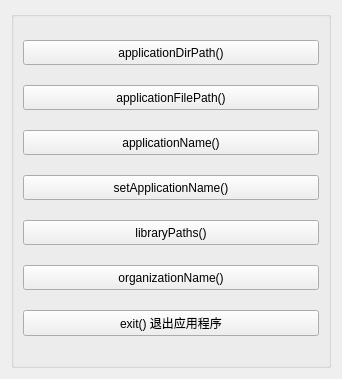
      <widget class="QWidget" name="pageApp">
       <property name="geometry">
        <rect>
         <x>0</x>
         <y>0</y>
         <width>342</width>
         <height>379</height>
        </rect>
       </property>
       <attribute name="icon">
        <iconset resource="res.qrc">
         <normaloff>:/images/images/802.bmp</normaloff>:/images/images/802.bmp</iconset>
       </attribute>
       <attribute name="label">
        <string>QCoreApplication类</string>
       </attribute>
       <layout class="QVBoxLayout" name="verticalLayout_3">
        <item>
         <widget class="QGroupBox" name="groupBox_8">
          <property name="title">
           <string/>
          </property>
          <layout class="QVBoxLayout" name="verticalLayout_2">
           <item>
            <widget class="QPushButton" name="pushButton">
             <property name="minimumSize">
              <size>
               <width>0</width>
               <height>25</height>
              </size>
             </property>
             <property name="toolTip">
              <string>Returns the directory that contains the application executable</string>
             </property>
             <property name="text">
              <string>applicationDirPath()</string>
             </property>
            </widget>
           </item>
           <item>
            <widget class="QPushButton" name="pushButton_2">
             <property name="minimumSize">
              <size>
               <width>0</width>
               <height>25</height>
              </size>
             </property>
             <property name="toolTip">
              <string>Returns the file path of the application executable</string>
             </property>
             <property name="text">
              <string>applicationFilePath()</string>
             </property>
            </widget>
           </item>
           <item>
            <widget class="QPushButton" name="pushButton_3">
             <property name="minimumSize">
              <size>
               <width>0</width>
               <height>25</height>
              </size>
             </property>
             <property name="toolTip">
              <string>This property holds the name of this application</string>
             </property>
             <property name="text">
              <string>applicationName()</string>
             </property>
            </widget>
           </item>
           <item>
            <widget class="QPushButton" name="pushButton_62">
             <property name="minimumSize">
              <size>
               <width>0</width>
               <height>25</height>
              </size>
             </property>
             <property name="toolTip">
              <string>set the name of this application</string>
             </property>
             <property name="text">
              <string>setApplicationName()</string>
             </property>
            </widget>
           </item>
           <item>
            <widget class="QPushButton" name="pushButton_4">
             <property name="minimumSize">
              <size>
               <width>0</width>
               <height>25</height>
              </size>
             </property>
             <property name="toolTip">
              <string>Returns a list of paths that the application will search when dynamically loading libraries</string>
             </property>
             <property name="text">
              <string>libraryPaths()</string>
             </property>
            </widget>
           </item>
           <item>
            <widget class="QPushButton" name="pushButton_61">
             <property name="minimumSize">
              <size>
               <width>0</width>
               <height>25</height>
              </size>
             </property>
             <property name="toolTip">
              <string>This property holds the name of the organization that wrote this application</string>
             </property>
             <property name="text">
              <string>organizationName()</string>
             </property>
            </widget>
           </item>
           <item>
            <widget class="QPushButton" name="pushButton_40">
             <property name="minimumSize">
              <size>
               <width>0</width>
               <height>25</height>
              </size>
             </property>
             <property name="toolTip">
              <string>Tells the application to exit with a return code.</string>
             </property>
             <property name="text">
              <string>exit() 退出应用程序</string>
             </property>
            </widget>
           </item>
          </layout>
         </widget>
        </item>
       </layout>
      </widget>
